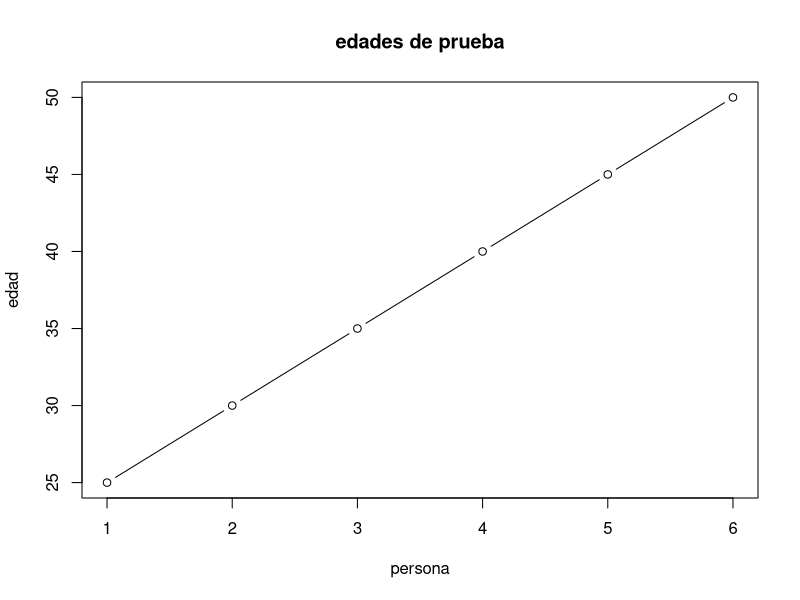

R code for this plot:
# Mi primera practica en R

edades <- c(25, 30, 35, 40, 45, 50)

mean(edades)

max(edades)

min(edades)

plot(edades, 
     type= 'b', 
     main='edades de prueba',
     xlab= 'persona', 
     ylab='edad')

median(edades)
